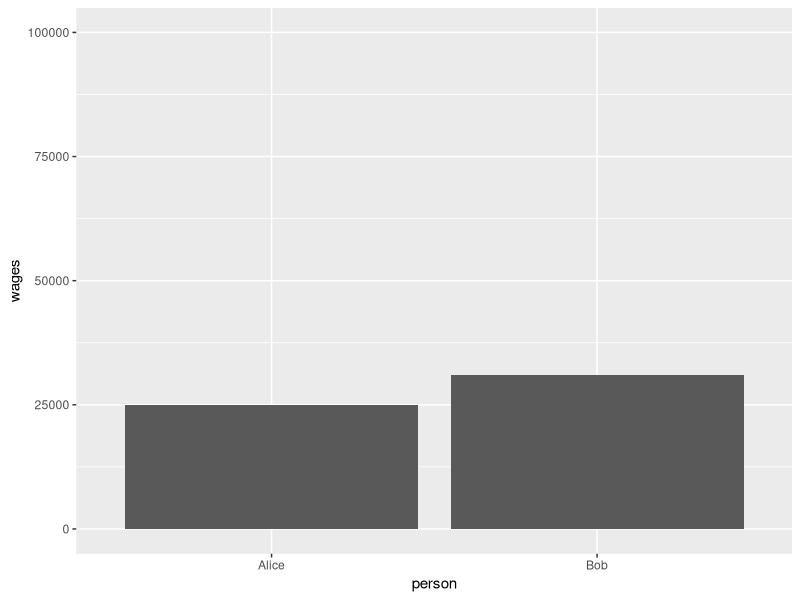
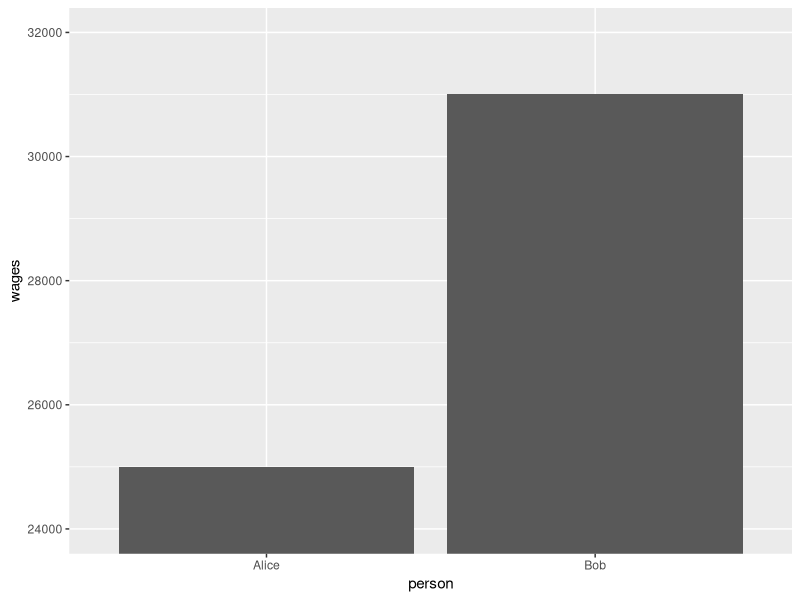
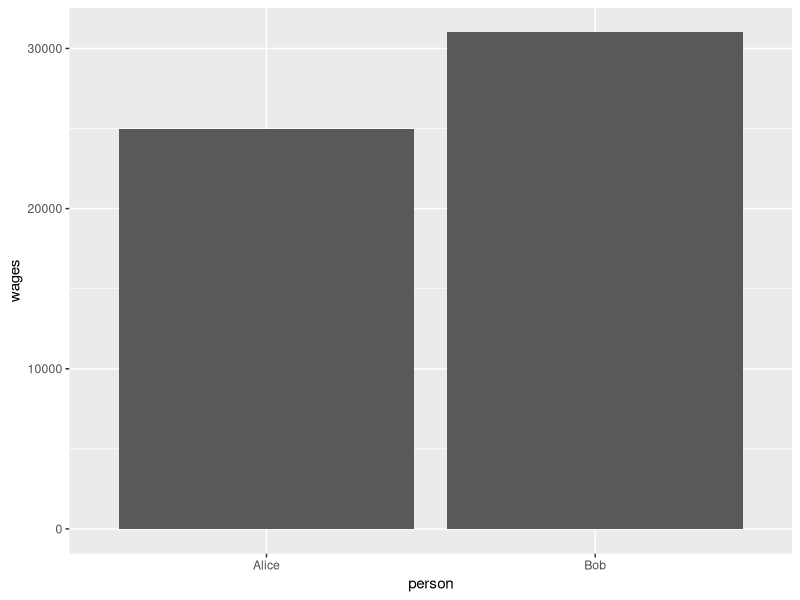
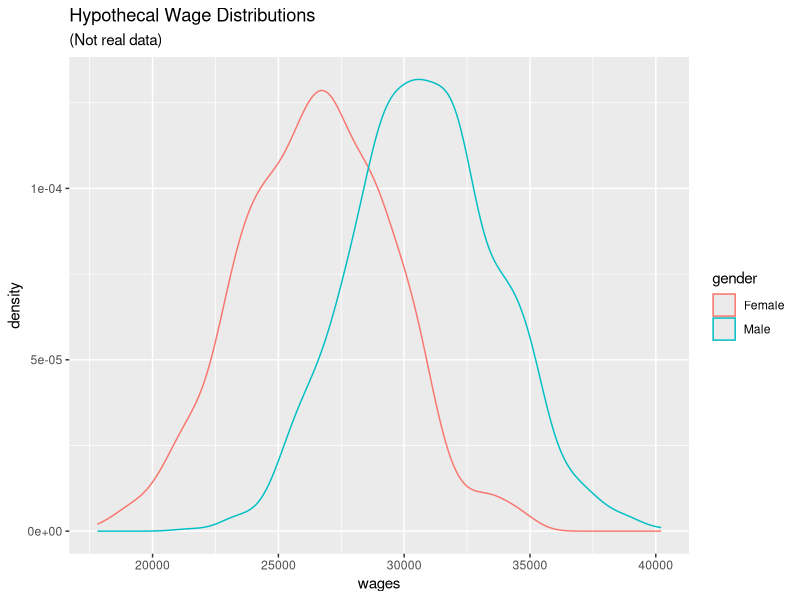
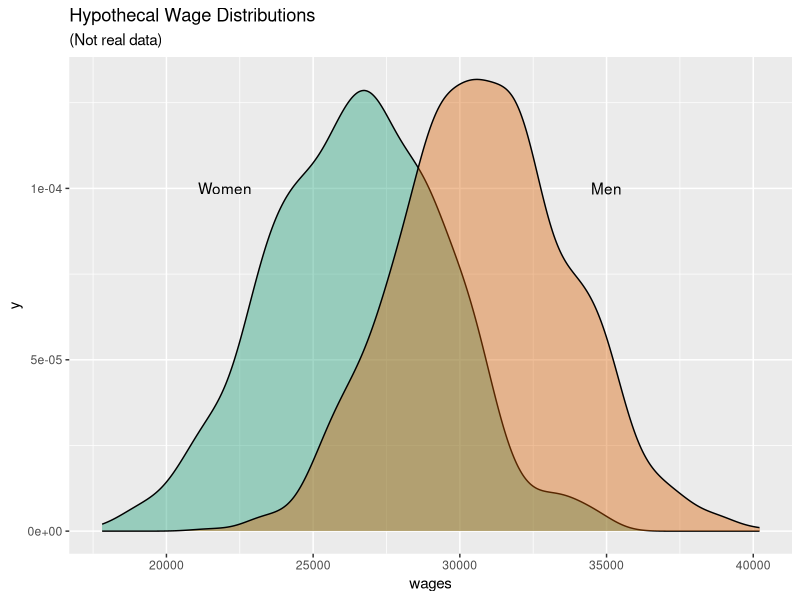
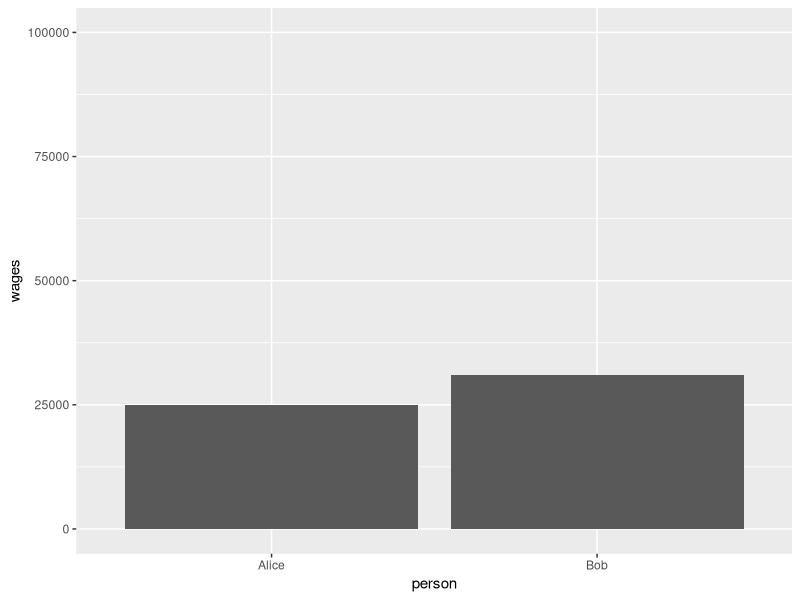
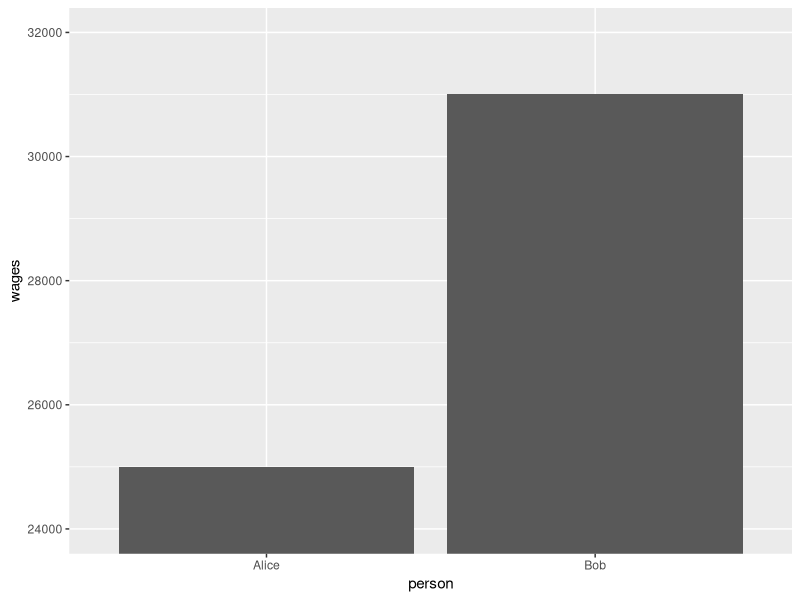
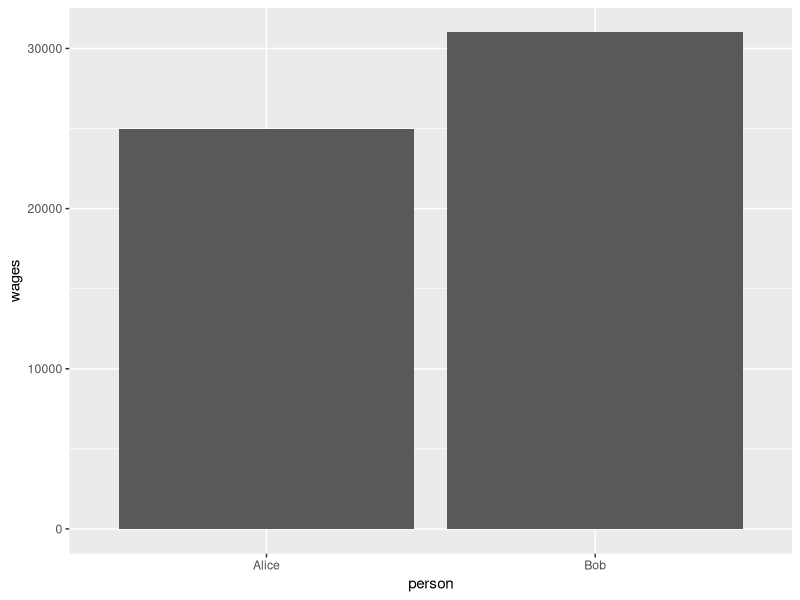

The R source for these figures, in order:
library(tidyverse)

D = data_frame(person=c("Alice", "Bob"), wages=c(25000, 31000))

ggplot(D, aes(x=person, y=wages)) + geom_bar(stat = "identity") + coord_cartesian(ylim=c(0, 100000))
ggsave("alice_bob_bar_badaxes1.png", height=3, width=4)

ggplot(D, aes(x=person, y=wages)) + geom_bar(stat = "identity") + coord_cartesian(ylim=c(24000, 32000))
ggsave("alice_bob_bar_badaxes2.png", height=3, width=4)

ggplot(D, aes(x=person, y=wages)) + geom_bar(stat = "identity")
ggsave("alice_bob_bar.png", height=3, width=4)


D = data_frame(gender=c(rep("Male", 1000), rep("Female", 1000)), wages=c(rnorm(1000, mean = 30616, sd=3000), rnorm(1000, mean = 26550, sd=3000)))

ggplot(D) + geom_density(aes(x=wages,colour=gender)) + ggtitle("Hypothecal Wage Distributions" ,subtitle = "(Not real data)")
ggsave("male_female_densities.png", height=3, width=4)

ggplot(D) + geom_density(aes(x=wages,fill=gender), alpha=.4) + scale_fill_brewer(palette="Dark2", guide=FALSE) + ggtitle("Hypothecal Wage Distributions" ,subtitle = "(Not real data)") + annotate("text", x=22000,y=.0001, label="Women") + annotate("text", x=35000,y=.0001, label="Men")
ggsave("male_female_densities_better.png", height=3, width=4)

